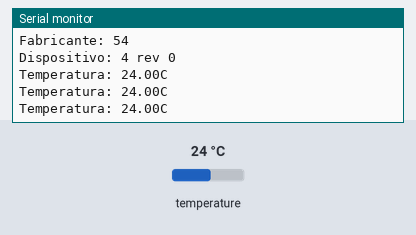
The sketch below on a simulated Raspberry Pi Pico. On the bench: the last lines printed to the serial monitor. Wiring (inferred from the names in the program): MCP9808 temperature sensor at I2C address 0x18. Inputs (shaded band) come from the test bench; at power-on: temperature 24 °C.

Above: at 1.8 s.
1.9 s: temperature set to 12 °C
At 2.4 s:
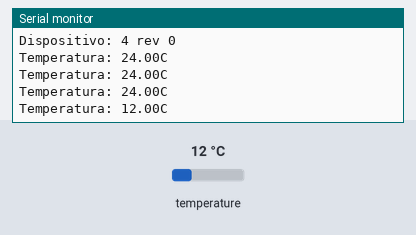
3.4 s: temperature set to 19 °C
At 3.9 s:
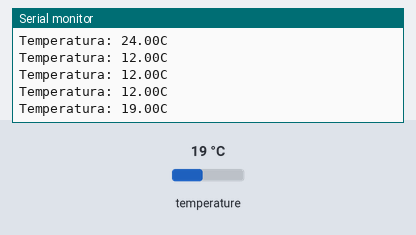
Timing chart, 0 to 6.4 s (numbered marks = the images above; inputs shaded):
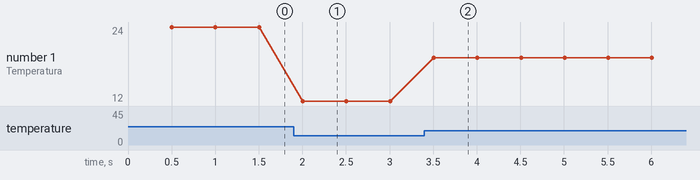

The sketch:

mcp9808_arduino.ino
```cpp
// Exemplo com Sensor MCP9808

#include <Wire.h>

// Endereco I2C do  MCP9808
#define ADDR      0x18

// Registradores do MCP9808
#define REG_CONFIG  1
#define REG_UPPER   2
#define REG_LOWER   3
#define REG_CRIT    4
#define REG_TA      5
#define REG_MANID   6
#define REG_DEVID   7
#define REG_RESOL   8

// Iniciacao
void setup() {
  Serial.begin (115200);
  Wire.setSDA(16);
  Wire.setSCL(17);
  Wire.begin();

  // Verifica IDs de fabricante e dispositivo
  uint16_t manID = ReadReg16(REG_MANID);
  uint16_t devID = ReadReg16(REG_DEVID);
  Serial.print ("Fabricante: ");
  Serial.println (manID, HEX);
  Serial.print ("Dispositivo: ");
  Serial.print (devID >> 8, HEX);
  Serial.print (" rev ");
  Serial.println (devID & 0xFF);

  // Define limites para saida Alert
  WriteReg16(REG_CRIT,EncodeTemp(30.0));
  WriteReg16(REG_UPPER,EncodeTemp(23.0));
  WriteReg16(REG_LOWER,EncodeTemp(20.0));
  WriteReg16(REG_CONFIG,0x0008);
}

// Laco principal: le temperatura
void loop() {
  delay (500);
  Serial.print("Temperatura: ");
  Serial.print(DecodeTemp(ReadReg16(REG_TA)));
  Serial.println("C");
}

// Codifica temperatura para o sensor
int16_t EncodeTemp (float temp)
{
  if (temp >= 0) {
    return ((uint16_t) (temp/0.25)) << 2;
  } else {
    return ((uint16_t) (2048 + temp/0.25)) << 2;
  }
}

//Decodifica temperatura lida do sensor
float DecodeTemp (int16_t val)
{
  bool sign = (val & 0x1000) != 0;
  val = val & 0x1FFF;
  if (sign) {
    val = val - 0x2000;
  }
  return (float)val/16.0;
}

// Escreve valor de 16 bits em um registrador
void WriteReg16 (byte reg, int16_t val)
{
  Wire.beginTransmission(ADDR);
  Wire.write(reg);
  Wire.write((val >> 8) & 0xFF);
  Wire.write(val & 0xFF);
  Wire.endTransmission();
}

// Le registrador de 16 bits
int16_t ReadReg16 (byte reg)
{
  uint16_t val;

  // Seleciona registrador
  Wire.beginTransmission(ADDR);
  Wire.write(reg);
  Wire.endTransmission();

  // Le valor
  Wire.requestFrom(ADDR, 2);
  val = Wire.read() << 8;
  val |= Wire.read();
  return (int16_t) val;
} 
```

Measured:
- after the input at 1.9 s, the serial monitor: prints a new line after 0.10 s (image 1)
- after the input at 3.4 s, the serial monitor: prints a new line after 0.11 s (image 2)
- plotted number 1: 24 → 12 after the input at 1.9 s, 12 → 19 after the input at 3.4 s
